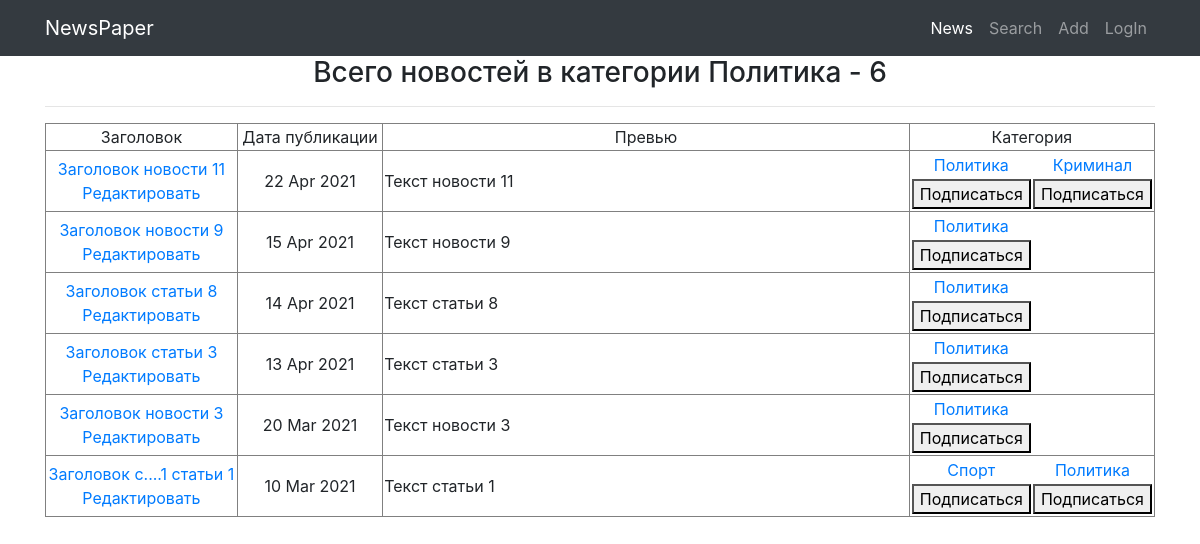
The page /news/category/2 on the database as committed earlier.
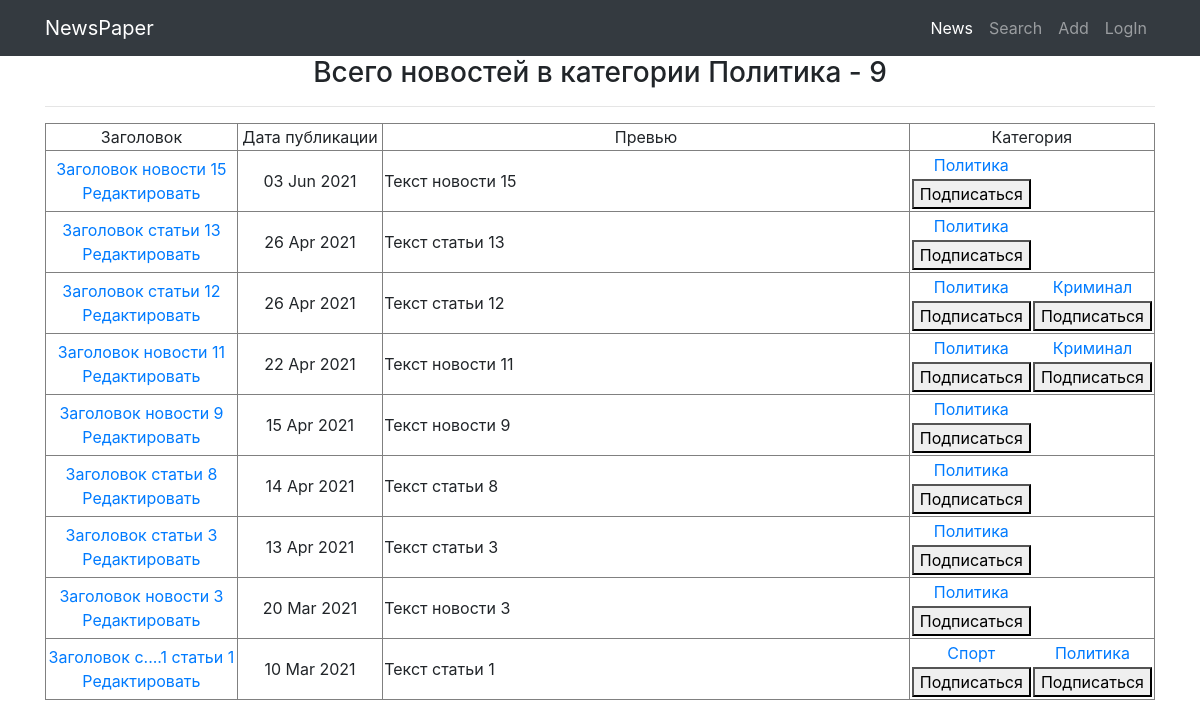
The same page on the database as committed later.
### NewsPaperApp/models.py (models this page shows, shortened)
class Post(models.Model):
    news = 'Новость'
    article = 'Статья'
    Posts = [(news, 'Новость'), (article, 'Статья')]
    author = models.ForeignKey(Author, on_delete=models.CASCADE,
                               verbose_name='Автор', blank=True,
                               null=True)
    post_type = models.CharField(max_length=30, choices=Posts,
                                 default='select', verbose_name='Тип')
    post_datetime = models.DateTimeField(auto_now_add=True)
    post_category = models.ManyToManyField(Category, through='PostCategory', verbose_name='Категория')
    post_title = models.CharField(max_length=255, verbose_name='Заголовок')
    post_content = models.TextField(verbose_name='Содержание')
    post_rating = models.IntegerField(default=0)

class Category(models.Model):
    category_name = models.CharField(max_length=50, unique=True)
    subscribers = models.ManyToManyField(User,
                                         verbose_name='Подписчики',
                                         blank=True)

### NewsPaperApp/views.py (the view)
# urls.py: path('category/<int:pk>', cache_page(60*5)(NewsCategory.as_view()), name='news_category'),
class NewsCategory(ListView):
    model = Post  # указываем модель, объекты которой мы будем выводить
    template_name = 'news_category.html'  # указываем имя шаблона, в котором будет
    context_object_name = 'news'  # это имя списка, в котором будут лежать
    queryset = Post.objects.order_by('-post_datetime')
    paginate_by = 10
    def get_queryset(self, **kwargs):
        qs = super().get_queryset()
        category_id = self.kwargs['pk']
        return qs.filter(post_category__id=category_id)
    def get_context_data(self, **kwargs):
        context = super().get_context_data(**kwargs)
        category_id = self.kwargs['pk']
        context['post_count'] = len(Post.objects.filter(post_category__id=category_id))
        context['category'] = Category.objects.get(id=category_id)
        return context

### NewsPaperApp/templatetags/censor.py (called while the page is built)
@register.filter(name='censor')
def censor(value):
    censored_words = ['слово1', 'слово2']
    if isinstance(value, str):
        censored_list = value.split(' ')
        for cl_index, cl_value in enumerate(censored_list):
            for c_word in censored_words:
                if c_word in cl_value.lower():
                    len_dif = len(c_word) - len(cl_value) - 1
                    censored_list[cl_index] = cl_value[0] + '.' * (len(c_word) - 2) + cl_value[len_dif:]
        return ' '.join(censored_list)
    else:
        raise ValueError(f'Фильтр <censor> можно применить только к объекту типа <str>')

### NewsPaperApp/templatetags/group_list.py (called while the page is built)
@register.filter(name='group_list')
def group_list(user):
    return list(user.groups.all().values_list('name', flat = True))

### NewsPaperApp/templatetags/subscribers_list.py (called while the page is built)
@register.filter(name='subscribers_list')
def subscribers_list(category):
    return list(category.subscribers.all().values_list('username', flat=True))

### templates/news_category.html (shortened to what this page needs)
{% extends 'flatpages/default.html' %}
{% load censor %}
{% load group_list %}
{% load subscribers_list %}
{% block content %}
    <h3>Всего новостей в категории {{ category.category_name }} - {{ post_count }}</h3>
    <hr>
    {% if news %}
        <table border="1">
            <tr>
                <td width="20%">
                    Заголовок
                </td>
                <td width="15%">
                    Дата публикации
                </td>
                <td width="100%">
                    Превью
                </td>
                <td width="30%">
                    Категория
                </td>
            </tr>
        {% for news_id in news %}
            <tr bordercolor="red">
                <td>
                    <table>
                        <tr>
                            <a href="{% url 'news' news_id.id %}">{{ news_id.post_title|censor }}</a><br>
                        </tr>
                        <tr>
                            <a href="{% url 'news_edit' news_id.id %}">Редактировать </a>
                        </tr>
                    </table>
                </td>
                <td>
                    {{ news_id.post_datetime|date:'d M Y' }}
                </td>
                <td align="left ">
                    {{ news_id.post_content|censor|truncatechars:20 }}
                </td>
                <td>
                    <table>
                        <tr>
                            {% for category in news_id.post_category.all %}
                                <td>
                                    <a href="{% url 'news_category' category.id %}">{{ category.category_name }}</a>
                                </td>
                            {% endfor %}
                        </tr>
                        <tr>
                            {% for category in news_id.post_category.all %}
                                <td>
                                    {% if user.username in category|subscribers_list %}
                                        <form action="{% url 'subscribe' category.pk %}" method="POST">
                                            {% csrf_token%}
                                            <button type="submit" name="category_id" value="{{ category.id }}">Отписаться</button>
                                        </form>
                                    {% else %}
                                        <form action="{% url 'subscribe' category.pk %}" method="POST">
                                            <button type="submit" name="category_id" value="{{ category.id }}">Подписаться</button>
                                        </form>
                                    {% endif %}
                                </td>
                            {% endfor %}
                        </tr>
                    </table>
                </td>
            </tr>
        {% endfor %}
        </table>
    {% else %}
        <h2>Новостей нет!</h2>
    {% endif %}
{% endblock content %}

Rows that differ between the two databases and show on the page:
added Post: post_title|censor "Заголовок новости 15", post_datetime "03 Jun 2021", post_content|censor "Текст новости 15", Category (category_name "Политика", {{ category.id }} 2 (drawn))
added Post: post_title|censor "Заголовок статьи 13", post_datetime "26 Apr 2021", post_content|censor "Текст статьи 13", Category (category_name "Политика", {{ category.id }} 2 (drawn))
added Post: post_title|censor "Заголовок статьи 12", post_datetime "26 Apr 2021", post_content|censor "Текст статьи 12", Category (category_name "Политика", {{ category.id }} 2 (drawn)), Category (category_name "Криминал", {{ category.id }} 4 (drawn))
Other text that changed with them:
{{ post_count }}: "6" → "9"
